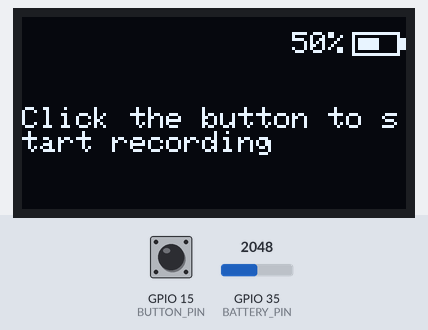
Bench run of a sketch on a simulated ESP32. Parts: 128×64 one-colour display. The inputs (shaded band) are chosen by the test bench; at power-on: GPIO 15 (BUTTON_PIN) HIGH, GPIO 35 (BATTERY_PIN) = 2048.

Above: at 4.2 s.
4.3 s: GPIO 15 (BUTTON_PIN) pulled LOW for 1.25 s
At 5.7 s:
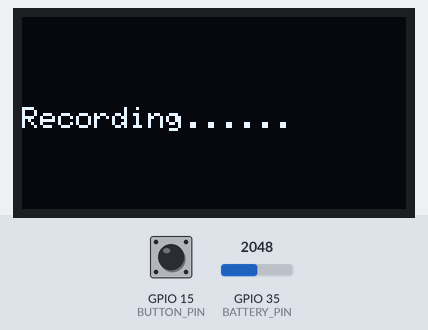
9.6 s: GPIO 35 (BATTERY_PIN) set to 2866
At 11.9 s:
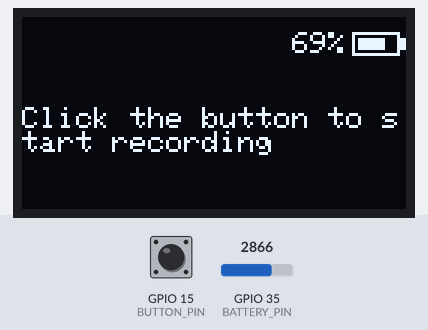
12.7 s: GPIO 35 (BATTERY_PIN) set to 3603
At 14.1 s:
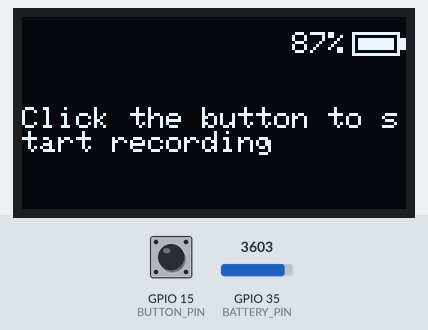
14.7 s: GPIO 35 (BATTERY_PIN) set to 4095
At 16.3 s:
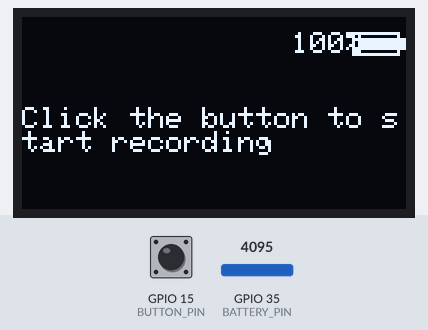
16.8 s: GPIO 15 (BUTTON_PIN) pulled LOW for 3.2 s
At 21.8 s:
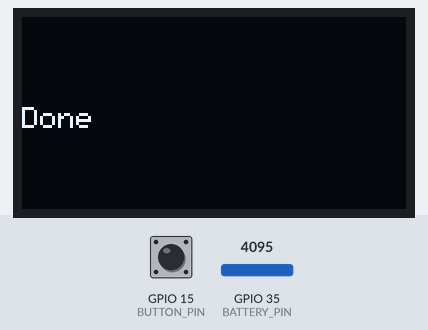
Timing chart, 0 to 23.3 s (numbered marks = the images above; inputs shaded):
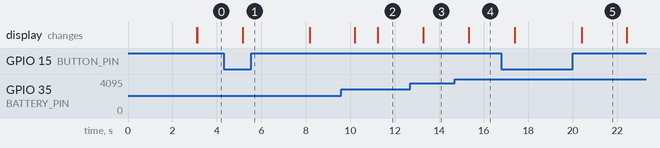

The sketch:

oled_part.ino
```cpp
#include <Adafruit_GFX.h>
#include <Adafruit_SSD1306.h>

// Define OLED display dimensions
#define SCREEN_WIDTH 128
#define SCREEN_HEIGHT 64
#define SSD1306_I2C_ADDRESS 0x3C // in Adafruit_SSD1306.h
// Define OLED reset pin (set to -1 if not used)
#define OLED_RESET    -1
Adafruit_SSD1306 display(SCREEN_WIDTH, SCREEN_HEIGHT, &Wire, OLED_RESET);

// Battery level pin and variables
#define BATTERY_PIN 35
#define BUTTON_PIN 15
int batteryLevel = 0;
bool isRecording = false;

void setup() {
  // Initialize serial communication
  Serial.begin(9600);

  // Initialize OLED display
  if (!display.begin(SSD1306_SWITCHCAPVCC, 0x3C)) {
    Serial.println(F("SSD1306 allocation failed"));
    for (;;);
  }

  // Set up button pin
  pinMode(BUTTON_PIN, INPUT_PULLUP);

  // Clear the display buffer
  display.clearDisplay();

  // Display the welcome screen
  displayWelcomeScreen();
  delay(3000); // Wait for 3 seconds

  // Clear the screen for the next message
  display.clearDisplay();
  display.display();
}

void loop() {
  // Read battery level
  batteryLevel = analogRead(BATTERY_PIN);

  // Check if the button is pressed
  if (digitalRead(BUTTON_PIN) == LOW && !isRecording) {
    isRecording = true;
    displayRecordingScreen();
    delay(3000); // Simulate recording time
    displayDoneScreen();
    delay(2000); // Wait before turning off the display
    display.clearDisplay();
    display.display();
    isRecording = false;
  } else if (!isRecording) {
    // Display the message and battery indicator
    displayMessageWithBattery("Click the button to start recording");
  }

  delay(1000); // Update every second
}

void displayWelcomeScreen() {
  // Display welcome message
  display.setTextSize(1);
  display.setTextColor(SSD1306_WHITE);
  display.setCursor(0, 20);
  display.setTextSize(2);
  display.println("WiEMG");
  display.setTextSize(1);
  display.setCursor(0, 45);
  display.println("by Medicore");

  // Update the display with the buffer
  display.display();
}

void displayMessageWithBattery(const char* message) {
  // Clear the display buffer
  display.clearDisplay();

  // Display battery level indicator
  displayBatteryIndicator();

  // Display the main message
  display.setTextSize(1);
  display.setTextColor(SSD1306_WHITE);
  display.setCursor(0, 30);
  display.println(message);

  // Update the display with the buffer
  display.display();
}

void displayRecordingScreen() {
  // Clear the display buffer
  display.clearDisplay();

  // Display "Recording..." message
  display.setTextSize(1);
  display.setTextColor(SSD1306_WHITE);
  display.setCursor(0, 30);
  display.println("Recording......");

  // Update the display with the buffer
  display.display();
}

void displayDoneScreen() {
  // Clear the display buffer
  display.clearDisplay();

  // Display "Done" message
  display.setTextSize(1);
  display.setTextColor(SSD1306_WHITE);
  display.setCursor(0, 30);
  display.println("Done");

  // Update the display with the buffer
  display.display();
}

void displayBatteryIndicator() {
  // Map battery level to a percentage
  int batteryPercent = map(batteryLevel, 0, 4095, 0, 100);

  // Draw the battery outline
  display.drawRect(110, 5, 16, 8, SSD1306_WHITE);
  display.drawRect(126, 7, 2, 4, SSD1306_WHITE); // Battery positive terminal

  // Fill the battery level
  int fillWidth = map(batteryPercent, 0, 100, 0, 14);
  display.fillRect(112, 7, fillWidth, 4, SSD1306_WHITE);

  // Display the percentage value (optional)
  display.setCursor(90, 5);
  display.setTextSize(1);
  display.setTextColor(SSD1306_WHITE);
  display.print(batteryPercent);
  display.print("%");
}
```

Measured:
- after the input at 4.3 s, the display: changes after 0.86 s (image 1)
- after the input at 12.7 s, the display: changes after 0.59 s (image 3)
- after the input at 14.7 s, the display: changes after 0.64 s (image 4)
- after the input at 16.8 s, the display: first changes after 0.59 s (image 5 shows a later state)
